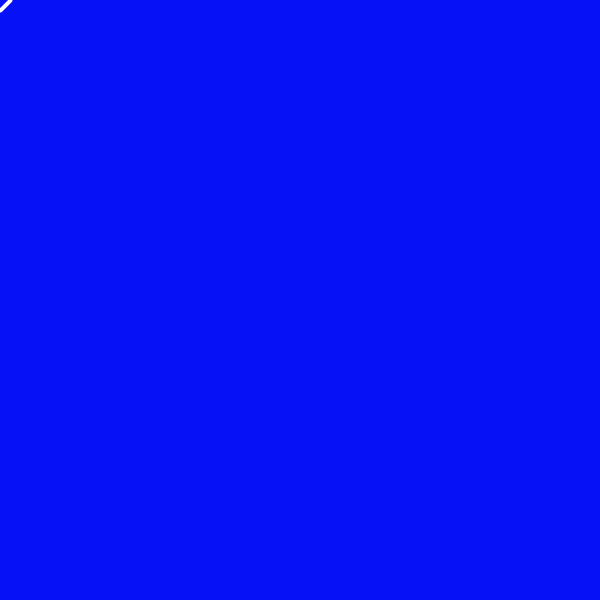
Frame 1 (no input)
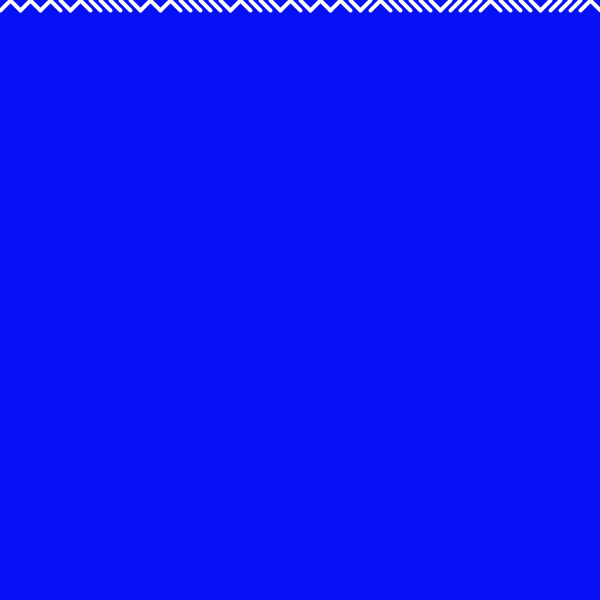
Frame 60 (the mouse pressed at the canvas centre just before this capture)
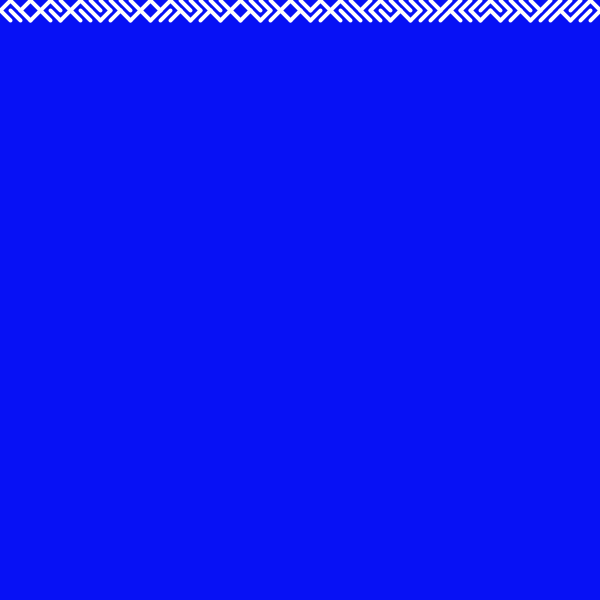
Frame 120 (the mouse held since frame 60 and released just before this capture)

The Processing sketch that drew these frames (run headless with seeded random() and noise(); from frame 60 on, the mouse is pressed at the canvas centre):

// Processing sketch: supreme_winterberry
// ── supreme_winterberry.pde
int x, y, L;

void setup() {
  size(600, 600);
  background(#0711F5);
  L=10; x=0; y=0;
  stroke(255);
  strokeWeight(4);
}

void draw() {
  if(x >= width){
    x = 0;
    y += L;
  }
  
  if(random(1) < 0.5){
    line( x, y, x+L, y+L);
  } else {
    line( x, y+L, x+L, y);
  }
  x += L;
}
